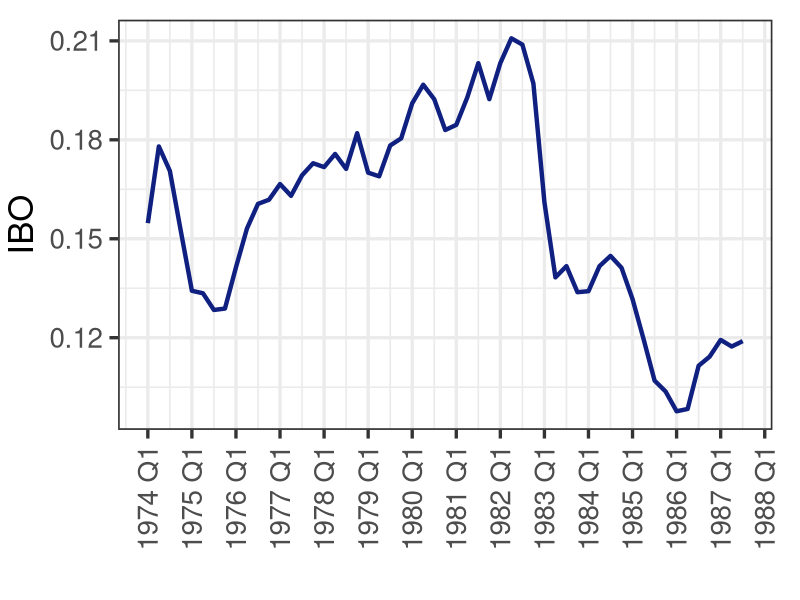

The R source for this figure:
###############################################################################
# Lecture: Stationary ARMA (p,q) Models
# Instructor: Vitor Possebom
# Course: Econometrics 2
# Goal: Testing for unit roots
# Another example: https://www.r-bloggers.com/2021/12/augmented-dickey-fuller-adf-test-in-r/
###############################################################################
# Organize the working environment
###############################################################################
# Clean the working environment
rm(list = ls())

# Load the required packages
library("urca")
library("zoo")
library("stringr")
library("ggplot2")

# Load the data
data(denmark)

###############################################################################
# Cleaning the data
###############################################################################
# Keep only the dates and the bond rates (measured in decimals per year)
ds <- denmark[, c("ENTRY", "IBO")]

#######################################
# ENTRY is a factor. We want it to be a date.
#######################################
# First, write it as a character
ds$quarter <- as.character(ds$ENTRY)

# Second, we need to replace :0 by -
ds$quarter <- str_replace(
  string = ds$quarter, pattern = ":0", replacement = "-"
)

# Finally, we use the function as.yearqtr to tell R we have quarterly data
ds$quarter <- as.yearqtr(ds$quarter)

# Keep only quarter and IBO
ds <- ds[, c("quarter", "IBO")]

###############################################################################
# Defining which Augmented Dickey-Fuller Test to Run
###############################################################################
# Plot the data
gg <- ggplot(ds, aes(x = quarter)) +
  theme_bw(base_size = 25) +
  theme(plot.margin = unit(c(5, 7, 2, 2), "mm")) +
  xlab("") + ylab("IBO") +
  scale_x_yearqtr(format = "%Y Q%q", n = 20) +
  geom_line(aes(y = IBO), size = 1.5, color = "#0F2080") +
  theme(axis.text.x = element_text(angle = 90, vjust = 0.5, hjust=1))
print(gg)

# There is no clear trend in the Danish bond rate. So We will use a Augmented
# Dickey-Fuller test with drift but no time trend.

##############################################################################
# Preferred Augmented Dickey-Fuller Test
##############################################################################
# Run the test using BIC to choose the number of lags
df_drift <- ur.df(
  y = ds$IBO,
  type = 'drift',
  selectlags = c("BIC")
)

# Report the results: BIC ended up choosing a AR(2) model. The first test
# statistic is tau2 in the slides, while the second one is phi1. Their critical
# values are reported at the bottom.
print(summary(df_drift))

# We start by testing the most restrictive model. So, we focus on phi1 which
# imposes rho = 1 and alpha = 0. Since we do not reject the null of this test
# (because observed test statistic is smaller than the critical values),
# we stop here and conclude that the Danish bond rate is an AR(2) with a unit
# root, but without a drift. If we had rejected the null of phi1, we would
# proceed to use tau2.

##############################################################################
# Other Augmented Dickey-Fuller Test: Drift and Time Trend
##############################################################################
# Run the test using BIC to choose the number of lags
df_drift <- ur.df(
  y = ds$IBO,
  type = 'trend',
  selectlags = c("BIC")
)

# Report the results: BIC ended up choosing a AR(2) model. The first test
# statistic is tau3 in the slides, while the second one is phi2 and the third
# one is phi3. Their critical values are reported at the bottom.
print(summary(df_drift))

##############################################################################
# Other Augmented Dickey-Fuller Test: No Drift and No Time Trend
##############################################################################
# Run the test using BIC to choose the number of lags
df_drift <- ur.df(
  y = ds$IBO,
  type = 'none',
  selectlags = c("BIC")
)

# Report the results: BIC ended up choosing a AR(2) model. The test statistic
# is tau1 in the slides. Its critical values are reported at the bottom.
print(summary(df_drift))

